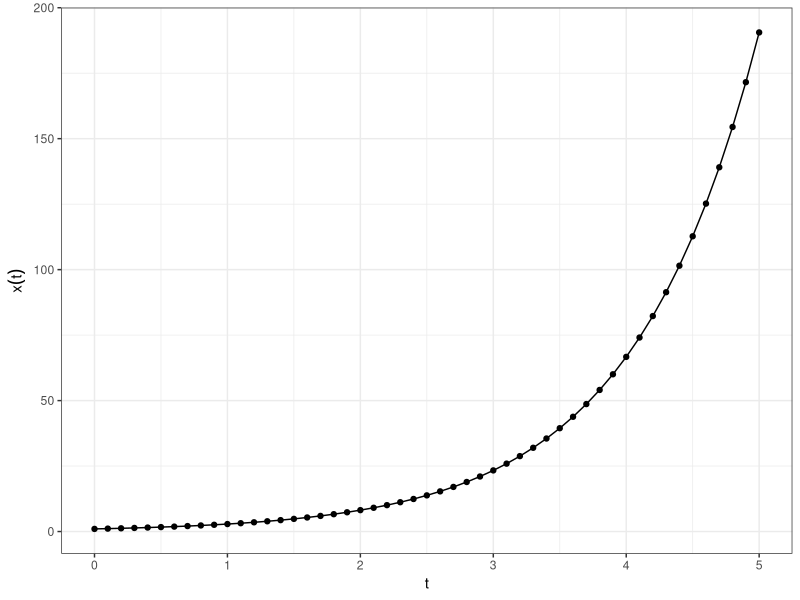
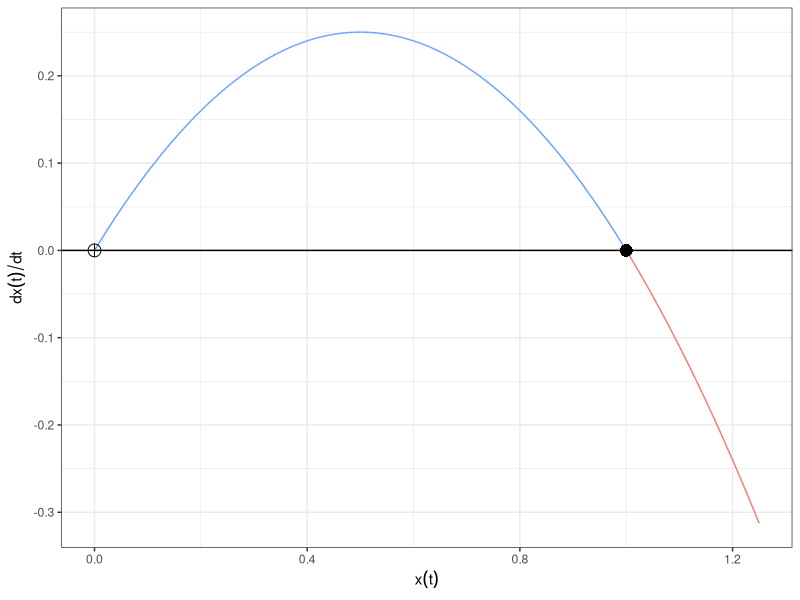
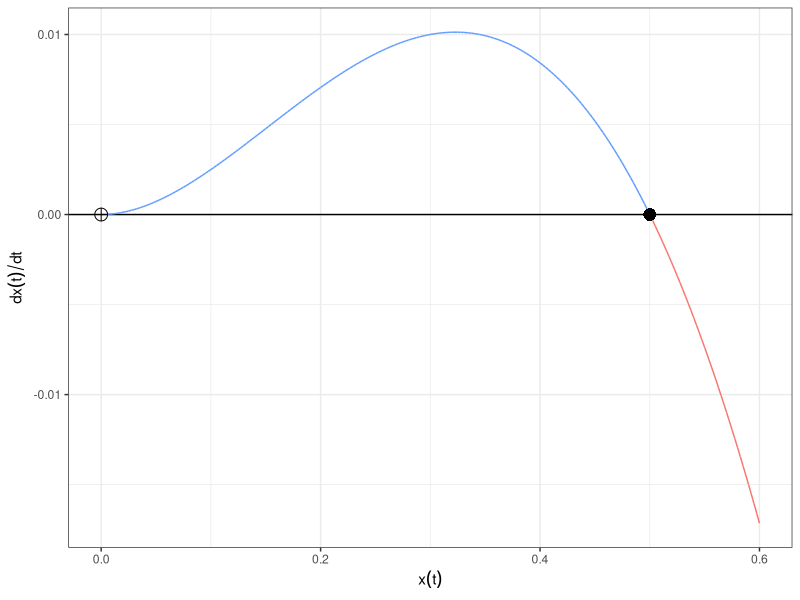
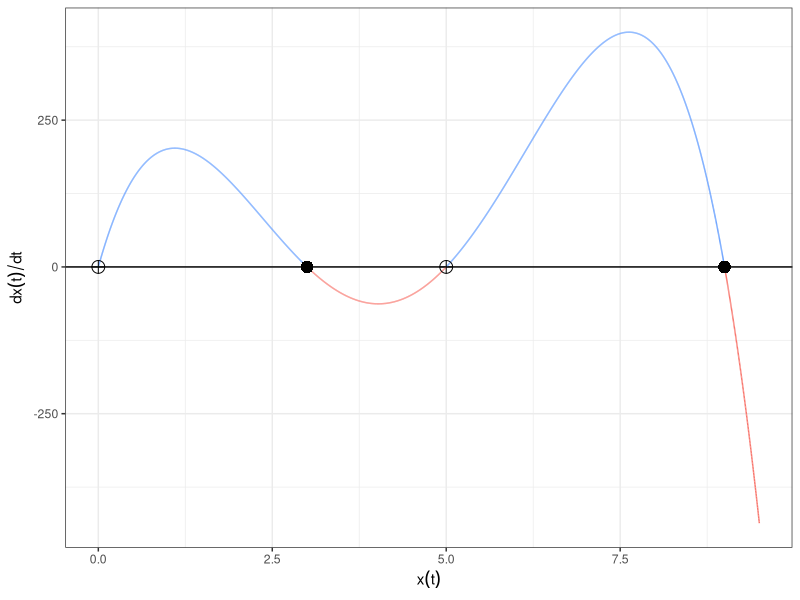

These figures' R source, in order:
## ---- chunk 1
#| warning: false
#| message: false
#| echo: false
library(tidyverse) # plotting, data organization
library(deSolve) # integrate differential equations
## ---- chunk 2
exponential_growth <- function(t, x, parms){
  dxdt <- x * parms$rho
  return(list(dxdt))
}
## ---- chunk 3
THRESH <- 10^-10

exponential_growth <- function(t, x, parms){
  if(x < THRESH) x <- 0
  dxdt <- x * parms$rho
  return(list(dxdt))
}
## ---- chunk 4
x0 <- 1 # initial conditions
my_time <- seq(0, 5, by = 0.1) # we will observe the system at these times
parms <- list(rho = 1.05) # list of parameters
output <- ode(y = x0, # a) initial conditions
             times = my_time,  # b) time at which we observe the system
             func = exponential_growth, # c) function computing r.h.s. of ODEs
             parms = parms, # d) parameters of ODEs
             method = "ode45") # e) more on this later; this is a good general-purpose choice
## ---- chunk 5
output %>% 
  as.data.frame() %>% 
  ggplot() + aes(x = time, y = `1`) + 
  geom_point() + 
  geom_line() + 
  xlab("t") + 
  ylab(expression(x(t))) + 
  theme_bw()
## ---- chunk 6
#| echo: false
logistic <- function(x) x * (1-x)

graphical_method <- function(x_range, x_step, dxdt, equilibria, stability){
  my_x <- seq(x_range[1], x_range[2], by = x_step)
  my_dxdt <- dxdt(my_x)
  pl <- ggplot(tibble(x = my_x, y = my_dxdt)) + 
    geom_hline(yintercept = 0) + 
    aes(x = x, y = y, colour = as.factor(sign(y)), group = 1) + 
    geom_line()
  pl <- pl + 
    geom_point(data = tibble(x = equilibria, y = 0, stability = stability), 
               aes(shape = as.character(stability)), colour = "black", size = 4) + 
    xlab(expression(x(t))) + 
    ylab(expression(dx(t)/dt)) + 
    theme_bw() + theme(legend.position = "none") + 
    scale_shape_manual(values = c("0" = 10, "1" = 16))
  return(pl)
}
graphical_method(c(0, 1.25), 0.0025, logistic, c(0,1), c(0, 1))
## ---- chunk 7
#| echo: false
u <- 2
v <- 1.5
c <- 1
xst <- c(0, u/c - v)

allee <- function(x) {x * (u * x / (v + x) - c * x)}
graphical_method(c(0, 0.6), 0.0025, allee, xst, c(0, 1))
## ---- chunk 8
#| echo: false
pp <- function(x) {pi * x * (3-x) * (5 - x) * (9-x)}
graphical_method(c(0, 9.5), 0.0025, pp, c(0, 3, 5, 9), c(0, 1, 0, 1))
